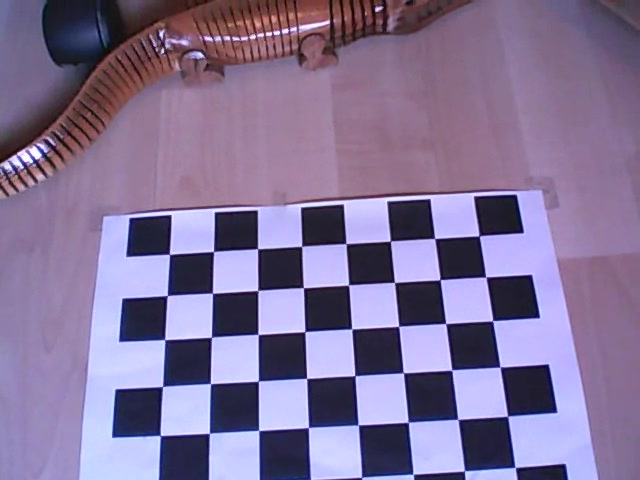
#> input picture Draft/SLAMTests/Datasets/Webcam/captures2/image-0068.jpeg, 640 x 480 px; its folder holds 4 pictures in this run
$ python slam.py   (Python 2 division)   (older library calls are emulated)
#> lines starting #> are read from the running program, lines starting #| are printed output that depends on the picture
### Draft/SLAMTests/FastFeatureDetector_OptFlowMatching/cv2_helpers.py
import numpy as np
import cv2


# [10 lines left out: function imshow, not called in this run]

rgb = cv2.cv.CV_RGB

# Some wrapper functions to make some calls more concise
def line(img, p1, p2, col, *args, **kwargs):
    return cv2.line(img, tuple(p1), tuple(p2), col, *args, **kwargs)
def rectangle(img, p1, p2, col, *args, **kwargs):
    return cv2.rectangle(img, tuple(p1), tuple(p2), col, *args, **kwargs)
def circle(img, c, rad, col, *args, **kwargs):
    return cv2.circle(img, tuple(c), rad, col, *args, **kwargs)
def putText(img, txt, p, fF, fS, col, *args, **kwargs):
    return cv2.putText(img, txt, tuple(p), fF, fS, col, *args, **kwargs)

def format3DVector(v):
    return "[ %.3f  %.3f  %.3f ]" % tuple(v)


# [6 lines left out: function drawKeypointsAndMotion, not called in this run]


class MultilineText:
    """A class that enables to draw richer text on images."""
    def __init__(self):
        self.clear()

    # [21 lines left out: functions clear, text, not called in this run]

    def getTextSize(self):
        return tuple(self._size)

    # [20 lines left out: function putText, not called in this run]


def extractChessboardFeatures(img, boardSize):
    """Extract subpixel chessboard corners as features."""
    gray = cv2.cvtColor(img, cv2.COLOR_BGR2GRAY)

    # Find the chess board corners
    ret, corners = cv2.findChessboardCorners(
            gray, boardSize )

    # Refine them, if found
    if ret == True:
        cv2.cornerSubPix(
                gray, corners,
                (11,11),    # window
                (-1,-1),    # deadzone
                (cv2.TERM_CRITERIA_EPS + cv2.TERM_CRITERIA_MAX_ITER, 30, 0.001) )    # termination criteria
        corners = corners.reshape(-1, 2)

    return ret, corners


"""
The following code works around some OpenCV BUGs:
(written on 2014-08-18 11:38:56 AM)

BUG #1:
    opencv/modules/features2d/include/opencv2/features2d.hpp near line 749:
        "CV_WRAP" is omitted for the method "radiusMatch",
        which results in hiding this method for higher-level languages such as Python and Java.
BUG #2:
    opencv/modules/core/src/stat.cpp near line 3209:
        An assert gets triggered when argument "OutputArray _nidx" of function "cv::batchDistance()"
        is set to "None" (Python) while "int K" is set to "0".
        This means that (_nidx::needed() != NULL) when (_nidx == "None" (Python)),
        to fix this: _nidx::needed() should evaluate to "NULL".
"""
native_BFMatcher = cv2.BFMatcher()
has_native_radiusMatch = "radiusMatch" in dir(native_BFMatcher)

if has_native_radiusMatch:
    BFMatcher = cv2.BFMatcher

else:
    class BFMatcher:
        """
        Wrapper class + Python implementation of 'radiusMatch' to work around BUG #1.

        Python's overhead is negligible in this 'radiusMatch' implementation:
            ratio of runtime C++/Python: more than 50/1
        """
        def __init__(self, *args, **kwargs):
            self.this = cv2.BFMatcher(*args, **kwargs)

        # [44 lines left out: function radiusMatch, not called in this run]

    # Append remaining methods of the native BFMatcher class
    for methodName in dir(native_BFMatcher):
        if not methodName.startswith('_'):
            exec("def method(self, *args, **kwargs): return self.this.%s(*args, **kwargs)" % methodName)
            setattr(BFMatcher, methodName, method)

### Draft/SLAMTests/FastFeatureDetector_OptFlowMatching/slam.py
#!/usr/bin/env python
# -*- coding: utf-8 -*-
import os
import numpy as np
import glob
import cv2

import sys; sys.path.append(os.path.join("..", "..", "PythonLibraries"))
import cv2_helpers as cvh
from cv2_helpers import rgb


def prepare_object_points(boardSize):
    """
    Prepare object points, like (0,0,0), (0,1,0), (0,2,0) ... ,(5,7,0).
    """
    objp = np.zeros((np.prod(boardSize), 3), np.float32)
    objp[:,:] = np.array([ map(float, [i, j, 0])
                            for i in range(boardSize[1])
                            for j in range(boardSize[0]) ])

    return objp


def load_camera_intrinsics(filename):
#> called with filename = '../Datasets/Webcam/camera_intrinsics.txt'
    from numpy import array
    cameraMatrix, distCoeffs, imageSize = \
            eval(open(filename, 'r').read())
#> (reads Draft/SLAMTests/FastFeatureDetector_OptFlowMatching/camera_intrinsics.txt from the repository)
    return cameraMatrix, distCoeffs, imageSize


# Tweaking parameters
max_OF_error = 12.
max_radius_OF_to_FAST = {}
max_dist_ratio = {}
allow_chessboard_matcher_and_refiner = True

# optimized for chessboard features
max_radius_OF_to_FAST["chessboard"] = 4.    # FAST detects points *around* instead of *on* corners
max_dist_ratio["chessboard"] = 1.    # disable ratio test

# optimized for FAST features
max_radius_OF_to_FAST["FAST"] = 2.
max_dist_ratio["FAST"] = 0.7


# Initiate FAST and BFMatcher object with default values
fast = cv2.FastFeatureDetector()
matcher = cvh.BFMatcher()


def main():
    # Initially known data
    boardSize = (8, 6)
    objp = prepare_object_points(boardSize)

    cameraMatrix, distCoeffs, imageSize = \
            load_camera_intrinsics(os.path.join("..", "Datasets", "Webcam", "camera_intrinsics.txt"))


    # Initiate 2d 3d arrays
    objectPoints = []
    imagePoints = []


    # Select working (or 'testing') set
    from glob import glob
    images = sorted(glob(os.path.join("..", "Datasets", "Webcam", "captures2", "*.jpeg")))


    # [164 lines left out: function main_loop, not called in this run]


    ###----------------------------- Frame 0 (init) -----------------------------###

    print "###---------------------- Frame 0 (init) ----------------------###"

    left_img = cv2.imread(images[0])
#> left_img is the input picture: shape (480, 640, 3); mean B, G, R 152, 115.1, 130.6
    left_gray = cv2.cvtColor(left_img, cv2.COLOR_BGR2GRAY)
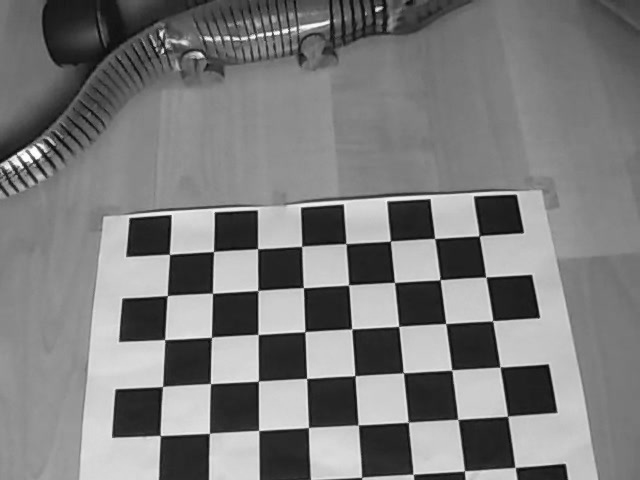
#> left_gray: shape (480, 640); min 5, max 253, mean 123.9
    right_img = cv2.imread(images[1])
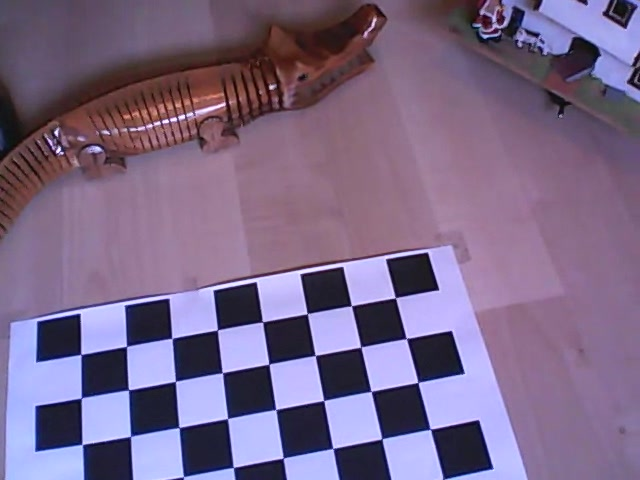
#> input picture Draft/SLAMTests/Datasets/Webcam/captures2/image-0148.jpeg, 640 x 480 px
#> right_img is the input picture: shape (480, 640, 3); mean B, G, R 136, 104, 122.6

    # Detect left (key)points
    ret, left_points = cvh.extractChessboardFeatures(left_img, boardSize)
#> in extractChessboardFeatures, `ret, corners = cv2.findChessboardCorners( gray, boardSize )`: ret = False; corners = None
#> ret = False
    if not ret:
#> (the run stopped early here; a loop or call above may not have finished)
